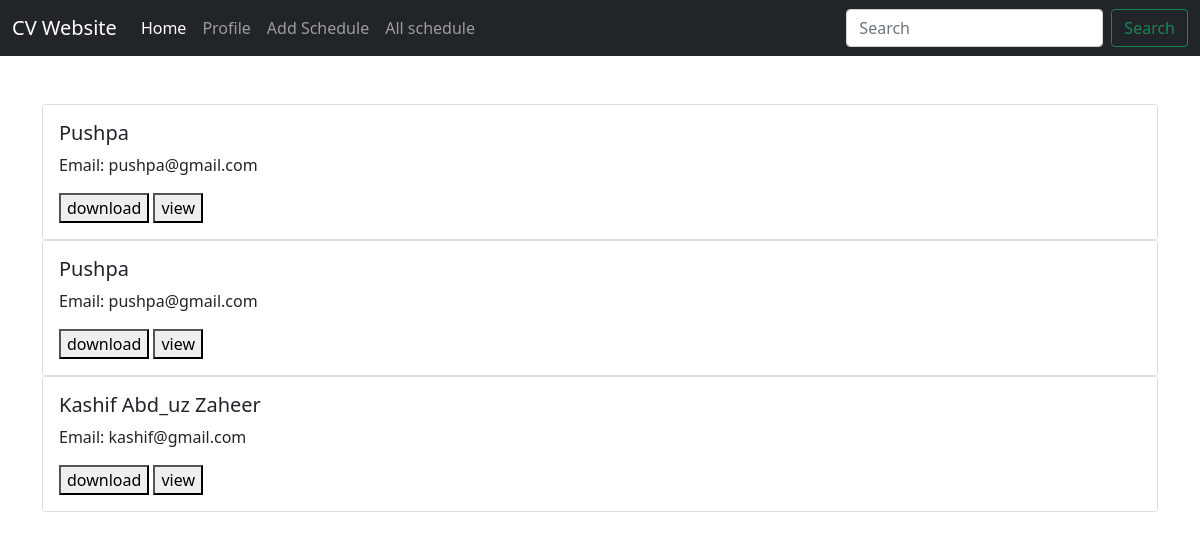
Before: /profile/ with the older database file.
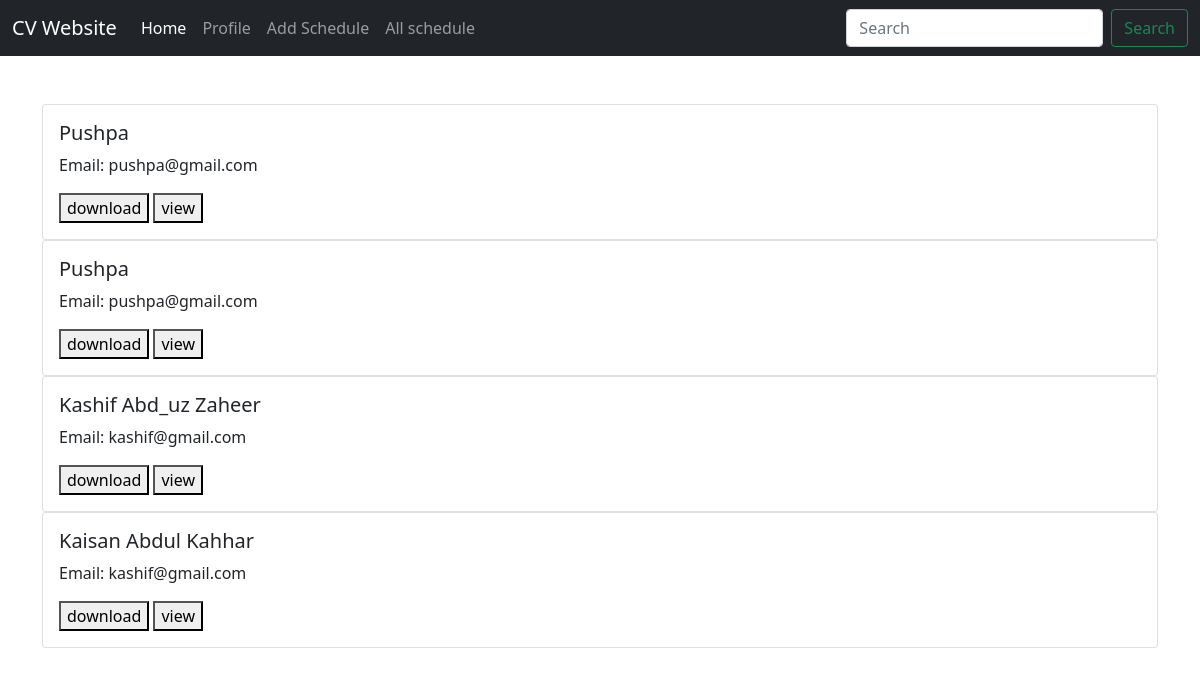
After: the same page with the newer database file.
### cvScheduler/models.py (models this page shows, shortened)
class CvInfo(models.Model):
    fullName = models.CharField(max_length=50)
    email = models.CharField(max_length=50)
    phone = models.CharField(max_length=12)
    gender = models.CharField(max_length=12, null=True, blank=True)
    religion = models.CharField(max_length=12, null=True, blank=True)
    address = models.CharField(max_length=100, null=True, blank=True)
    degree = models.TextField(max_length=150, null=True, blank=True)
    degree1 = models.TextField(max_length=150, null=True, blank=True)
    degree2 = models.TextField(max_length=150, null=True, blank=True)
    passing_year = models.TextField(max_length=150, null=True, blank=True)
    passing_year1 = models.TextField(max_length=150, null=True, blank=True)
    passing_year2 = models.TextField(max_length=150, null=True, blank=True)
    result = models.TextField(max_length=150, null=True, blank=True)
    result1 = models.TextField(max_length=150, null=True, blank=True)
    result2 = models.TextField(max_length=150, null=True, blank=True)
    image = models.ImageField(upload_to='images/', default='def.jpg', null=True, blank=True)
    workExperience = models.TextField(max_length=200, null=True, blank=True)
    objectives = models.TextField(max_length=200, null=True, blank=True)
    skills = models.TextField(max_length=200, null=True, blank=True)

### cvScheduler/views.py (the view)
# urls.py: path('profile/', views.profile, name='profile'),
def profile(request):
    cv = CvInfo.objects.all()
    return render(request, 'cv/profile.html', locals())

### templates/cv/profile.html (shortened to what this page needs)
{% extends 'base.html' %}
{% block body %}
<div class="container mt-5">
        {% for i in cv %}
        <div class="card">
            <div class="card-body">
                <h5 class="card-title">{{ i.fullName }}</h5>
                <p class="card-text">Email: {{ i.email }}</p>
                <a href="{% url 'resume' i.id %}"><button type="button">download</button></a>
                <a href="{% url 'viewprofile' i.id %}"><button type="button">view</button></a>
            </div>
        </div>
        {% endfor %}
    </div>
{% endblock %}

### templates/base.html (shortened to what this page needs)
<!DOCTYPE html>
<html lang="en" xmlns="http://www.w3.org/1999/html">
<head>
    <link href="https://cdn.jsdelivr.net/npm/bootstrap@5.0.2/dist/css/bootstrap.min.css" rel="stylesheet">
</head>
<body>
{% include 'navbar.html' %}
{% block body %}
{% endblock %}
</body>
</html>

### templates/navbar.html (shortened to what this page needs)
<nav class="navbar navbar-expand-lg navbar-dark bg-dark">
  <div class="container-fluid">
    <a class="navbar-brand" href="">CV Website</a>
    <div class="collapse navbar-collapse" id="navbarSupportedContent">
      <ul class="navbar-nav me-auto mb-2 mb-lg-0">
        <li class="nav-item">
          <a class="nav-link active" aria-current="page" href="{% url 'home' %}">Home</a>
        </li>
        <li class="nav-item">
          <a class="nav-link" href="{% url 'profile' %}">Profile</a>
        </li>
        <li class="nav-item">
          <a class="nav-link" href="{% url 'schedule' %}">Add Schedule</a>
        </li>
        <li class="nav-item">
          <a class="nav-link" href="{% url 'view_schedule' %}">All schedule</a>
        </li>
      </ul>
      <form class="d-flex">
        <input class="form-control me-2" type="search" placeholder="Search" aria-label="Search">
        <button class="btn btn-outline-success" type="submit">Search</button>
      </form>
    </div>
  </div>
</nav>

Changed rows visible on the page:
added CvInfo: fullName "Kaisan Abdul Kahhar", email "kashif@gmail.com"
